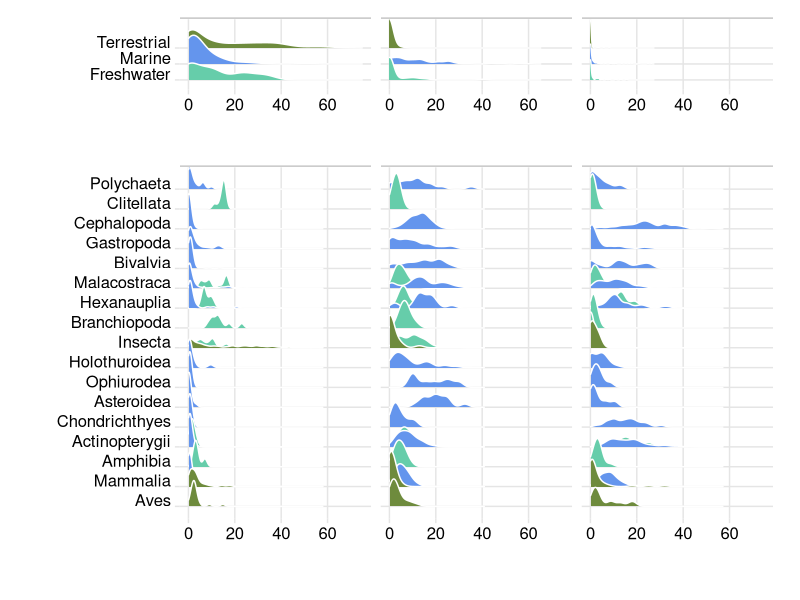

Generate this figure with R:


#### This script is used to generate Figure 2 

library(tidyverse)
library(ggridges)
library(patchwork)

producers <- read_csv("data-processed/fa-producers-finest-taxonomic-resolution-october.csv")
consumers <- read_csv("data-processed/fa-consumers-finest-taxonomic-resolution.csv") %>% 
	mutate(Class = factor(Class, levels = c("Polychaeta", "Clitellata", "Cephalopoda", "Gastropoda",
											"Bivalvia", "Malacostraca", "Hexanauplia", "Branchiopoda", "Insecta", "Echinoidea",
											"Holothuroidea", "Ophiurodea", "Asteroidea", "Chondrichthyes", "Actinopterygii",
											"Amphibia", "Mammalia", "Aves"))) %>%
	mutate(Class = fct_rev(Class)) 

con_plot <- consumers %>% 
	filter(Class != "Echinoidea") %>% 
	mutate(fa = factor(fa, levels = c("ala", "epa", "dha"))) %>% 
	ggplot(aes(x = concentration, y = Class, fill = ecosystem)) +
	geom_density_ridges(color = "white") +
	theme_ridges() +
	scale_fill_manual(values = c( "aquamarine3", "cornflowerblue", "darkolivegreen4")) +
	theme(legend.position="none") + facet_wrap( ~ fa) +
	theme(strip.text.x = element_text(size=0)) + 
	theme(text = element_text(size=20)) +
	ylab("") + xlab("") +
	xlim(0, 75)


prd_plot <- producers %>% 
	mutate(fa = factor(fa, levels = c("ala", "epa", "dha"))) %>% 
	ggplot(aes(x= mean_concentration, y=ecosystem, fill=ecosystem))+
	geom_density_ridges(color = "white") +
	theme_ridges() +
	xlim(0, 75)+
	scale_fill_manual(values = c( "aquamarine3", "cornflowerblue", "darkolivegreen4")) +
	theme(legend.position="none") + facet_wrap( ~ fa) +
	theme(strip.text.x = element_text(size=0)) + 
	ylab("") + xlab("")


p <- prd_plot / con_plot +
	plot_layout(heights = c(1, 5)) 
ggsave('figures/figure2-cons-genus-sep2020.pdf', p, width = 10, height = 12)
